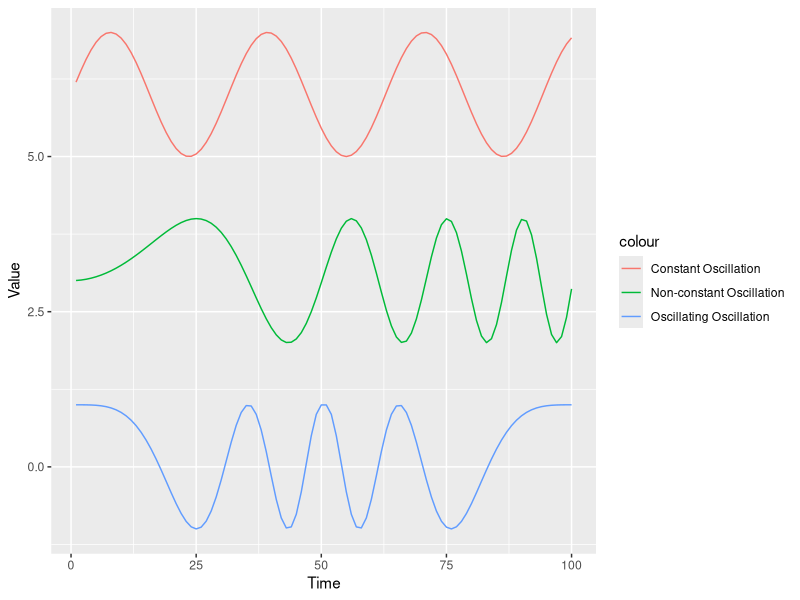

This figure's R source:
library(ggplot2)

second_order_change <- data.frame('time' = seq(1, 100, 1),
                                  'constant' = rep(NA, 100), 
                                  'non-constant' = rep(NA, 100), 
                                  'oscillating' = rep(NA, 100))

for (i in 1:100) {
  second_order_change$constant[i] = sin(i/5) + 6
}


for (i in 1:100) {
  second_order_change$non_constant[i] = sin(i * (i/400)) + 3
}

temp <- c(seq(1, 50, 1), seq(50, 1, -1))

for (i in 1:100) {
  second_order_change$oscillating[i] = cos(temp[i] * temp[i] / 200)
  print(temp[i])
}


ggplot(data = second_order_change, aes(x = time)) + 
  geom_line(aes(y = constant, color = 'Constant Oscillation')) +
  geom_line(aes(y = non_constant, color = 'Non-constant Oscillation')) +
  geom_line(aes(y = oscillating, color = 'Oscillating Oscillation')) +
  xlab('Time') +
  ylab('Value')

